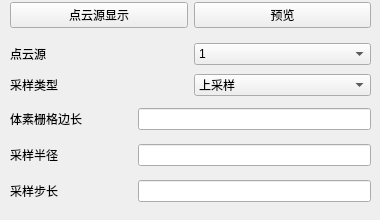
       <widget class="QWidget" name="sampling">
        <widget class="QWidget" name="layoutWidget">
         <property name="geometry">
          <rect>
           <x>10</x>
           <y>0</y>
           <width>361</width>
           <height>31</height>
          </rect>
         </property>
         <layout class="QHBoxLayout" name="horizontalLayout_119">
          <item>
           <widget class="QPushButton" name="sampling_general">
            <property name="enabled">
             <bool>true</bool>
            </property>
            <property name="text">
             <string>点云源显示</string>
            </property>
           </widget>
          </item>
          <item>
           <widget class="QPushButton" name="sampling_preview">
            <property name="enabled">
             <bool>true</bool>
            </property>
            <property name="text">
             <string>预览</string>
            </property>
           </widget>
          </item>
         </layout>
        </widget>
        <widget class="QWidget" name="layoutWidget">
         <property name="geometry">
          <rect>
           <x>10</x>
           <y>40</y>
           <width>361</width>
           <height>61</height>
          </rect>
         </property>
         <layout class="QGridLayout" name="gridLayout_15">
          <item row="0" column="0">
           <widget class="QLabel" name="label_125">
            <property name="text">
             <string>点云源</string>
            </property>
           </widget>
          </item>
          <item row="0" column="1">
           <widget class="QComboBox" name="sampling_raw_cloud">
            <property name="styleSheet">
             <string notr="true">selection-color: rgb(0, 0, 0);</string>
            </property>
            <item>
             <property name="text">
              <string>1</string>
             </property>
            </item>
           </widget>
          </item>
          <item row="1" column="0">
           <widget class="QLabel" name="label_122">
            <property name="text">
             <string>采样类型</string>
            </property>
           </widget>
          </item>
          <item row="1" column="1">
           <widget class="QComboBox" name="sampling_type">
            <property name="styleSheet">
             <string notr="true">selection-color: rgb(0, 0, 0);</string>
            </property>
            <property name="currentIndex">
             <number>2</number>
            </property>
            <item>
             <property name="text">
              <string>下采样</string>
             </property>
            </item>
            <item>
             <property name="text">
              <string>均匀采样</string>
             </property>
            </item>
            <item>
             <property name="text">
              <string>上采样</string>
             </property>
            </item>
           </widget>
          </item>
         </layout>
        </widget>
        <widget class="QWidget" name="layoutWidget">
         <property name="geometry">
          <rect>
           <x>10</x>
           <y>100</y>
           <width>361</width>
           <height>111</height>
          </rect>
         </property>
         <layout class="QGridLayout" name="gridLayout_16">
          <item row="0" column="0">
           <widget class="QLabel" name="sampling_type_n">
            <property name="text">
             <string>体素栅格边长</string>
            </property>
           </widget>
          </item>
          <item row="0" column="1">
           <widget class="QLineEdit" name="sampling_length"/>
          </item>
          <item row="1" column="0">
           <widget class="QLabel" name="sampling_radius_label">
            <property name="text">
             <string>采样半径                      </string>
            </property>
           </widget>
          </item>
          <item row="1" column="1">
           <widget class="QLineEdit" name="sampling_radius"/>
          </item>
          <item row="2" column="0">
           <widget class="QLabel" name="sampling_step_label">
            <property name="text">
             <string>采样步长</string>
            </property>
           </widget>
          </item>
          <item row="2" column="1">
           <widget class="QLineEdit" name="sampling_step"/>
          </item>
         </layout>
        </widget>
       </widget>
